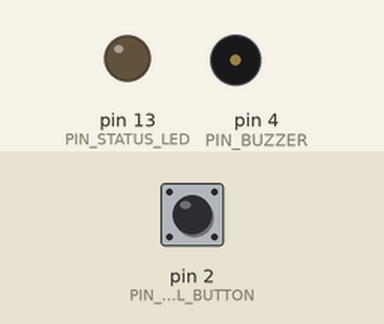
Recording of a sketch running on a simulated Arduino Uno, built with avr-gcc and run on an emulated ATmega328P. On the bench: output pins drawn as LEDs (lit = HIGH), buzzer (waves = sounding). The inputs (shaded band) are chosen by the test bench; at power-on: pin 2 (PIN_EXTERNAL_BUTTON) HIGH. What the sketch prints to the serial monitor is not drawn.

Above: at 1.8 s.
1.9 s: pin 2 (PIN_EXTERNAL_BUTTON) pulled LOW for 0.15 s
At 3.2 s:
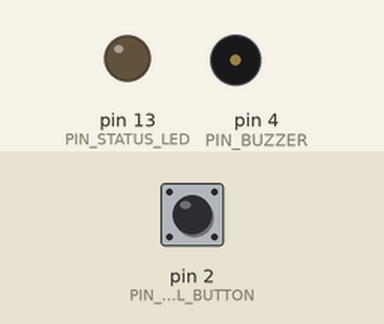
3.5 s: pin 2 (PIN_EXTERNAL_BUTTON) pulled LOW for 3.2 s
At 6.57 s:
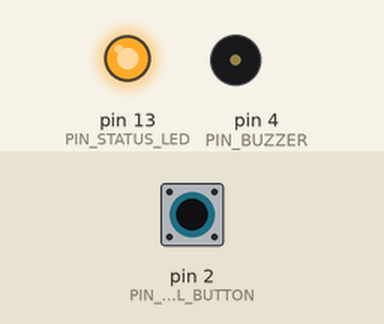
8.2 s: pin 2 (PIN_EXTERNAL_BUTTON) pulled LOW for 1 s
At 10.0 s:
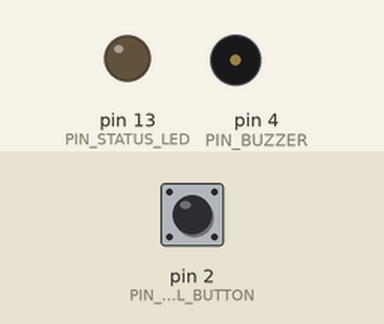
11.2 s: pin 2 (PIN_EXTERNAL_BUTTON) driven LOW
At 13.31 s:
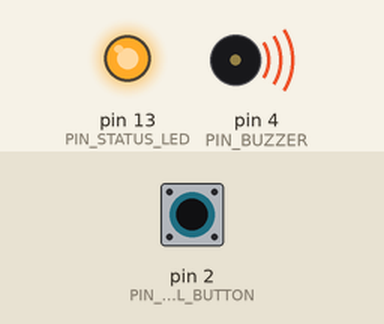
14.2 s: pin 2 (PIN_EXTERNAL_BUTTON) driven HIGH
At 15.5 s:
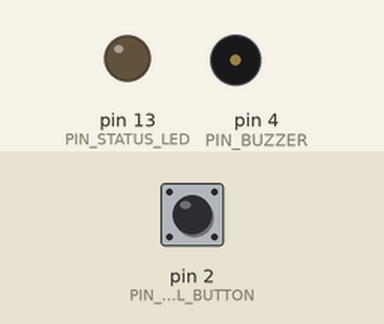
Timing chart, 0 to 17.2 s (numbered marks = the images above; inputs shaded):
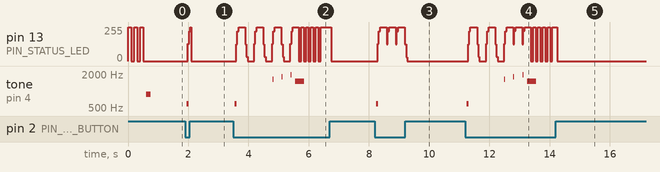

The sketch:

arduino_nano_wearable_sos.ino
```cpp
/*
  =============================================================================
  RakshaPulse Arduino Nano Wearable Emergency SOS Firmware
  =============================================================================
  Target Board: Arduino Nano (ATmega328P, 5V / 3.3V) / Arduino Uno / Pro Mini
  Primary Trigger: External Tactile Momentary Push Button

  WIRING DIAGRAM:
  ---------------------------------------------------------------------------
  Arduino Nano Pin D2  ─── [ Tactile Button Leg 1 ]
  Arduino Nano Pin GND ─── [ Tactile Button Leg 2 ]
  (Uses internal INPUT_PULLUP — NO external resistors required!)

  OPTIONAL PERIPHERALS:
  - Onboard Status LED : Digital Pin 13 (Built-in)
  - Optional Buzzer    : Digital Pin 4 (Active 5V Piezo Sounder (+) to D4, (-) to GND)

  BEHAVIOR & SAFETY PROTOCOLS:
  1. Internal Pullup: Pin D2 is held HIGH (5V) by ATmega internal pullup resistor.
  2. Button Press: When pressed, Pin D2 connects to GND and reads LOW.
  3. Hold Verification: Must be held continuously for 2.0 seconds (2000 ms)
     to prevent accidental triggers or pocket bumps.
  4. Software Debounce: 50 ms mechanical chatter filter.
  5. Emergency Dispatch:
     - Emits structured JSON distress packet over USB Serial (115200 baud).
     - Directly triggers RakshaPulse Web Serial API & Backend Lifeline Gateway.
     - Automatically fires:
       a) 3 Simultaneous Emergency Voice Calls to family contacts.
       b) Automatic SMS with exact GPS coordinates, address & Google Maps pin.
       c) Automatic WhatsApp alert with live location link to family numbers.
  6. Idempotency: Generates unique clientEventId ("EVT-NANO-XXXXX") per trigger.
  =============================================================================
*/

// =============================================================================
//  PIN CONFIGURATIONS
// =============================================================================
const int PIN_EXTERNAL_BUTTON = 2;   // Digital Pin D2 (External push button, Active LOW)
const int PIN_STATUS_LED      = 13;  // Digital Pin D13 (Arduino Nano onboard LED)
const int PIN_BUZZER          = 4;   // Digital Pin D4 (Optional Piezo Buzzer)

// =============================================================================
//  CONFIGURATION CONSTANTS
// =============================================================================
const char* DEVICE_ID         = "NANO_BAND_01";
const unsigned long HOLD_MS   = 2000; // 2.0 seconds deliberate continuous hold required
const unsigned long DEBOUNCE  = 50;   // 50ms mechanical debounce window
const unsigned long HEARTBEAT = 15000;// 15s telemetry heartbeat to verify USB connection

// Set to true for safe local testing (no real phone carrier charges in sandbox)
// Set to false for live production emergency dispatch
const bool TEST_MODE          = false;

// =============================================================================
//  STATE MACHINE DEFINITION
// =============================================================================
enum ButtonState {
  STATE_IDLE,
  STATE_DEBOUNCING,
  STATE_HOLD_COUNTDOWN,
  STATE_TRIGGERED,
  STATE_WAIT_RELEASE
};

ButtonState currentState = STATE_IDLE;
unsigned long pressStartTime   = 0;
unsigned long lastDebounceTime = 0;
bool lastButtonReading         = HIGH;
unsigned long lastHeartbeat    = 0;
unsigned int triggerCounter    = 0;

// =============================================================================
//  HELPER FUNCTIONS: FEEDBACK & AUDIO
// =============================================================================

void beepBuzzer(unsigned int freqHz, unsigned long durationMs) {
  // Beep on optional buzzer pin if connected
  tone(PIN_BUZZER, freqHz, durationMs);
}

void flashLed(int times, unsigned long delayMs) {
  for (int i = 0; i < times; i++) {
    digitalWrite(PIN_STATUS_LED, HIGH);
    delay(delayMs);
    digitalWrite(PIN_STATUS_LED, LOW);
    delay(delayMs);
  }
}

// =============================================================================
//  EMERGENCY SOS DISPATCH ROUTINE
// =============================================================================

void dispatchEmergencySos() {
  triggerCounter++;

  // High-intensity alarm sequence on onboard LED & Buzzer
  digitalWrite(PIN_STATUS_LED, HIGH);
  beepBuzzer(1500, 300);

  // Generate unique event ID
  char clientEventId[32];
  snprintf(clientEventId, sizeof(clientEventId), "EVT-NANO-%u-%lu", triggerCounter, millis());

  // 1. Human-readable debug output for Arduino IDE Serial Monitor
  Serial.println(F("\n========================================================"));
  Serial.println(F("🚨 [EMERGENCY] EXTERNAL BUTTON HELD FOR 2.0s -> SOS ACTIVATED!"));
  Serial.println(F("📍 DISPATCHING EXACT GPS LOCATION VIA SMS & WHATSAPP..."));
  Serial.println(F("📞 DIALING 3 REGISTERED FAMILY CONTACTS SIMULTANEOUSLY..."));
  Serial.println(F("========================================================"));

  // 2. Structured JSON payload for RakshaPulse Web Serial API & Node.js backend
  Serial.print(F("{\"event\":\"SOS\",\"deviceId\":\""));
  Serial.print(DEVICE_ID);
  Serial.print(F("\",\"source\":\"ARDUINO_NANO_WEARABLE\",\"button\":\"EXTERNAL_BUTTON\",\"pressType\":\"LONG_HOLD_2S\",\"clientEventId\":\""));
  Serial.print(clientEventId);
  Serial.print(F("\",\"testMode\":"));
  Serial.print(TEST_MODE ? "true" : "false");
  Serial.print(F(",\"timestamp\":"));
  Serial.print(millis());
  Serial.print(F(",\"autoDispatch\":{\"sms\":true,\"whatsapp\":true,\"location\":true"));
  Serial.println(F("}}"));

  // Strobe LED to confirm transmission
  flashLed(5, 80);
  digitalWrite(PIN_STATUS_LED, HIGH); // Remain lit until button released
}

// =============================================================================
//  SETUP INITIALIZATION
// =============================================================================

void setup() {
  // Initialize USB Serial communication at 115200 baud
  Serial.begin(115200);
  while (!Serial && millis() < 1500) {
    ; // Wait for serial port connection
  }

  // Configure Pin Modes
  // INPUT_PULLUP enables the internal 20k pull-up resistor (no external resistor needed!)
  pinMode(PIN_EXTERNAL_BUTTON, INPUT_PULLUP);
  pinMode(PIN_STATUS_LED, OUTPUT);
  pinMode(PIN_BUZZER, OUTPUT);

  // Initial power-on indication
  digitalWrite(PIN_STATUS_LED, LOW);
  flashLed(3, 100);
  beepBuzzer(880, 150);

  Serial.println(F("---------------------------------------------------------"));
  Serial.println(F("🛡️ RakshaPulse Arduino Nano SOS Controller Initialized"));
  Serial.print(F("📌 Hardware: Arduino Nano | Device ID: "));
  Serial.println(DEVICE_ID);
  Serial.println(F("🔘 External Push Button Pin: D2 (Active LOW with INPUT_PULLUP)"));
  Serial.println(F("⏱️ Required Hold Duration: 2.0 Seconds (2000 ms)"));
  Serial.println(F("📲 Automatic Dispatch: SMS & WhatsApp with Exact Location"));
  Serial.println(F("---------------------------------------------------------"));

  // Emit ready status JSON
  Serial.print(F("{\"event\":\"DEVICE_READY\",\"deviceId\":\""));
  Serial.print(DEVICE_ID);
  Serial.print(F("\",\"source\":\"ARDUINO_NANO_WEARABLE\",\"status\":\"ARMED\""));
  Serial.println(F("}"));
}

// =============================================================================
//  MAIN LOOP: NON-BLOCKING STATE MACHINE
// =============================================================================

void loop() {
  unsigned long now = millis();
  int reading = digitalRead(PIN_EXTERNAL_BUTTON);

  // Check if button state changed (noise filtering)
  if (reading != lastButtonReading) {
    lastDebounceTime = now;
  }

  // Periodic telemetry heartbeat every 15s to verify active USB link
  if (currentState == STATE_IDLE && (now - lastHeartbeat >= HEARTBEAT)) {
    lastHeartbeat = now;
    Serial.print(F("{\"event\":\"HEARTBEAT\",\"deviceId\":\""));
    Serial.print(DEVICE_ID);
    Serial.print(F("\",\"source\":\"ARDUINO_NANO_WEARABLE\",\"status\":\"OK\",\"uptimeMs\":"));
    Serial.print(now);
    Serial.println(F("}"));
  }

  // Check if signal has remained stable longer than debounce threshold
  if ((now - lastDebounceTime) > DEBOUNCE) {
    switch (currentState) {

      // 1. Waiting for button press
      case STATE_IDLE:
        if (reading == LOW) { // Button pressed (Pin D2 pulled to GND)
          pressStartTime = now;
          currentState = STATE_HOLD_COUNTDOWN;
          digitalWrite(PIN_STATUS_LED, HIGH);
          beepBuzzer(600, 60); // Initial click beep
          Serial.println(F("ℹ️ Button press detected. Hold for 2.0s to confirm SOS..."));
        }
        break;

      // 2. Monitoring 2.0 second continuous hold
      case STATE_HOLD_COUNTDOWN:
        if (reading == LOW) {
          unsigned long elapsed = now - pressStartTime;

          // Progressive blink & audio clicks while holding
          if (elapsed % 300 < 50) {
            digitalWrite(PIN_STATUS_LED, !digitalRead(PIN_STATUS_LED));
            if (elapsed > 1000) {
              beepBuzzer(1000 + (elapsed / 2), 30);
            }
          }

          // Reached 2.0 seconds continuous hold!
          if (elapsed >= HOLD_MS) {
            currentState = STATE_TRIGGERED;
            dispatchEmergencySos();
            currentState = STATE_WAIT_RELEASE;
          }
        } else {
          // Button released before 2.0s reached -> cancel (false alarm prevention)
          currentState = STATE_IDLE;
          digitalWrite(PIN_STATUS_LED, LOW);
          noTone(PIN_BUZZER);
          Serial.println(F("✓ Released before 2.0s -> SOS cancelled (False alarm avoided)."));
        }
        break;

      // 3. Waiting for physical button release after trigger
      case STATE_WAIT_RELEASE:
        if (reading == HIGH) { // Button released
          currentState = STATE_IDLE;
          digitalWrite(PIN_STATUS_LED, LOW);
          noTone(PIN_BUZZER);
          Serial.println(F("🛡️ Button released. System rearmed and ready."));
        }
        break;

      default:
        currentState = STATE_IDLE;
        break;
    }
  }

  lastButtonReading = reading;
}
```

Measured:
- after the input at 1.9 s, pin 13 (PIN_STATUS_LED): 0/255 → 128/255 after 0.09 s, → 225/255 0.04 s later, → 255/255 0.04 s later, → 0/255 0.03 s later; tone on pin 4 (PIN_BUZZER): silent → 600 Hz after 0.05 s, → silent 0.06 s later
- after the input at 3.5 s, tone on pin 4 (PIN_BUZZER): plays 600 Hz for 0.06 s, 1624 Hz for 0.03 s, 1774 Hz for 0.03 s, 1924 Hz for 0.03 s, 1500 Hz for 0.30 s, starting after 0.05 s
- after the input at 11.2 s, tone on pin 4 (PIN_BUZZER): plays 600 Hz for 0.06 s, 1624 Hz for 0.03 s, 1774 Hz for 0.03 s, 1924 Hz for 0.03 s, 1500 Hz for 0.30 s, starting after 0.05 s
- after the input at 14.2 s, pin 13 (PIN_STATUS_LED): 255/255 → 0/255 after 0.05 s
